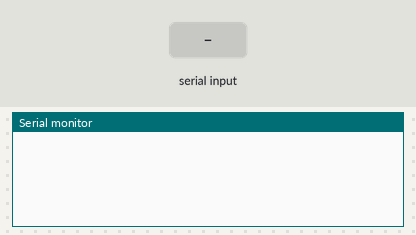
Bench run of a program on a simulated ESP8266 (Wemos D1 mini). Parts: the last lines printed to the serial monitor. The test bench sets the inputs (shaded band). WiFi joins after 1.5 s; servers stay silent unless stated; uploads are accepted with an empty reply; storage starts empty.

Above: at 1.2 s.
1.3 s: "1" received over the second serial link
At 2.3 s:
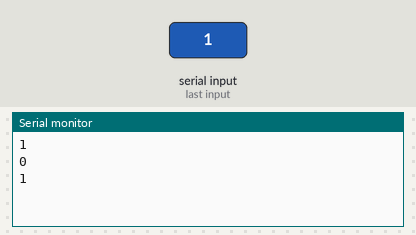
3.0 s: "0" received over the second serial link
6.0 s: "2" received over the second serial link
At 7.0 s:
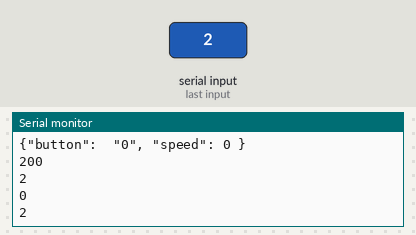
Timing chart, 0 to 9.0 s (numbered marks = the images above; inputs shaded):
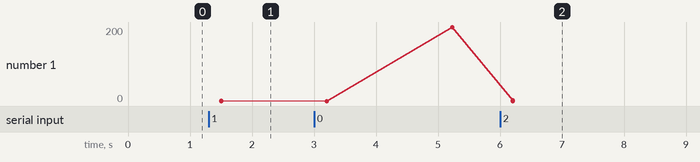

Measured:
- after the input at 1.3 s, the serial monitor: prints a new line after 0.20 s (image 1)
- after the input at 6.0 s, the serial monitor: prints a new line after 0.20 s (image 2)

The program:

main.cpp
```cpp
#include <Arduino.h>
#include "ESPRecv.h"
#include <ESP8266WiFi.h>
#include <ESP8266HTTPClient.h>
#include <SD.h>
#include <Thingsboard.h>
#include <SoftwareSerial.h>

//#define BREADBOARD

ESPRecv serialCmd;
Thingsboard tb;
int8_t motorSpeed;
char buttonPressed;
unsigned long lastWiFiCheckMS;

#ifndef BREADBOARD
SoftwareSerial mSerial(D1, D2, false); //rx = io5 (D1), tx = io4 (D2)
#endif

void setup()
{
  Serial.begin(9600);
  String tbKey = String("z5NvbcpglGAMB0bTaKer");

  #ifdef BREADBOARD
  //my breadboard use this to test
  serialCmd.init(&Serial, 500);
  #else
  //real board use this config so uart wont collide
  mSerial.begin(9600);
  serialCmd.init(&mSerial, 500);
  #endif

  WiFi.begin("AFFS-Redmi", "ahmadfaris");
  tb.init(&WiFi,tbKey,4);
}


void loop()
{
  //command parser, get data from atmega
  if (serialCmd.checkSerialCommand())
  {
    if (serialCmd.parsePayload(&buttonPressed, &motorSpeed))
    {
      Serial.println(motorSpeed);
      Serial.println(buttonPressed);
      tb.saveToSD(motorSpeed,buttonPressed);
    }
  }

  //auto connect to wifi if available
  //check wifi every 5 seconds and do log and push to thingsboard
  if (millis() > lastWiFiCheckMS + 5000)
  {
    if (WiFi.status() == WL_CONNECTED)
    {
      tb.postData(motorSpeed,buttonPressed);
    }
    lastWiFiCheckMS = millis();
  }
}
```
